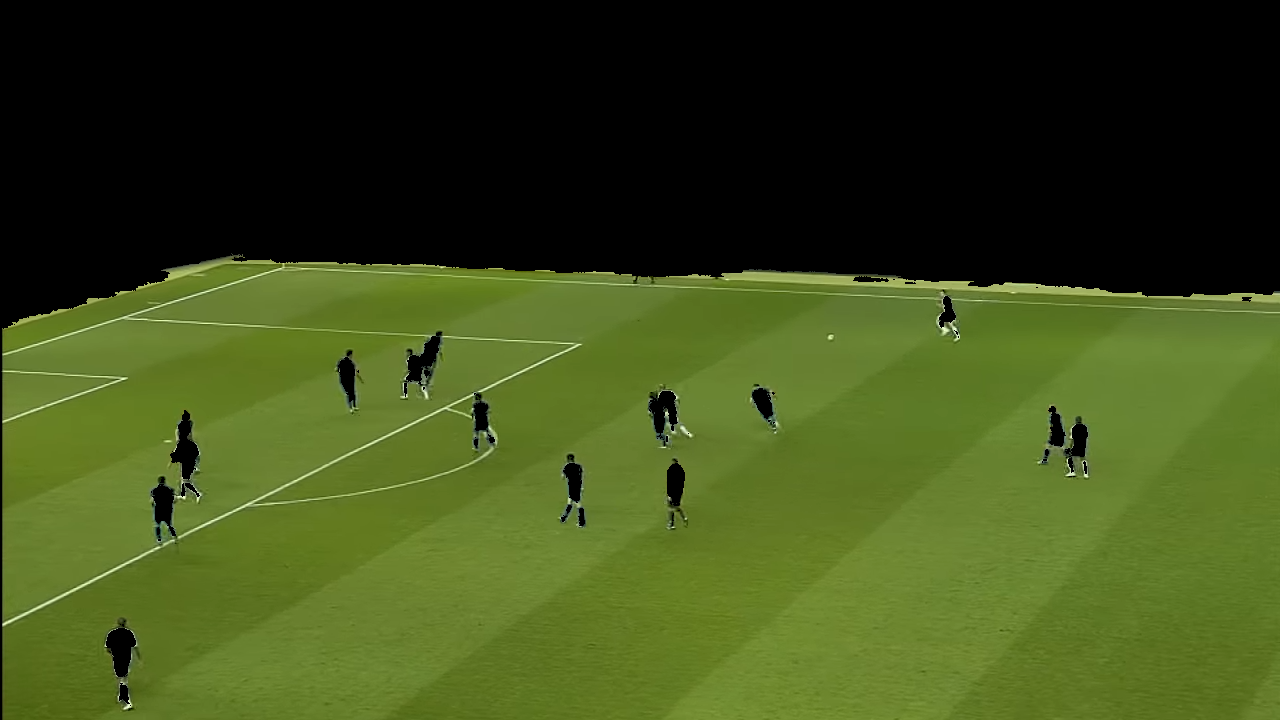
#> input picture New Algorithm Implementation/assets/green_region.png, 1280 x 720 px, found by its file name
$ jupyter execute --allow-errors poi.ipynb
#> lines starting #> are read from the running program, lines starting #| are printed output that depends on the picture; after the words box and inside, x2 and y2 are one past the last pixel; in counts of white or black regions, pixels touching at a corner belong together
[cell 1]
import cv2
import numpy as np
import matplotlib.pyplot as plt

# Load the image
image_path = './assets/merged_lines_of_field.png'
image = cv2.imread(image_path)

# Convert to grayscale
#> (the rest of this cell did not finish here and is left out)

[cell 2]
from skimage import io, color, feature, transform
import matplotlib.pyplot as plt
import numpy as np

# Load the new image
image_path_new = "assets\green_region.png"
image_new = io.imread(image_path_new)
#> image_new is the input picture: shape (720, 1280, 3); mean R, G, B 60.7, 75.2, 25.8

# Convert the new image to grayscale
gray_image_new = color.rgb2gray(image_new)
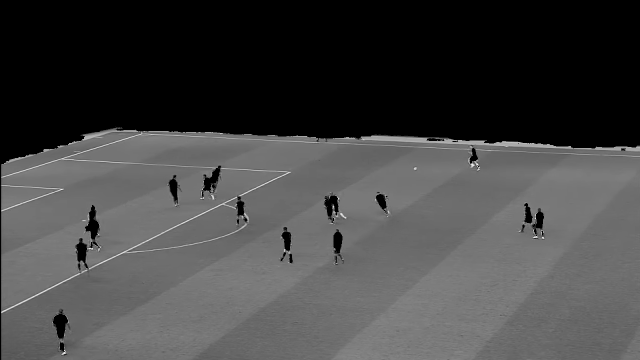
#> gray_image_new: shape (720, 1280) float64 (shown at 1/2 size); min 0, max 0.98, mean 0.269

# Perform edge detection using the Canny algorithm
edges_new = feature.canny(gray_image_new, sigma=2.0)
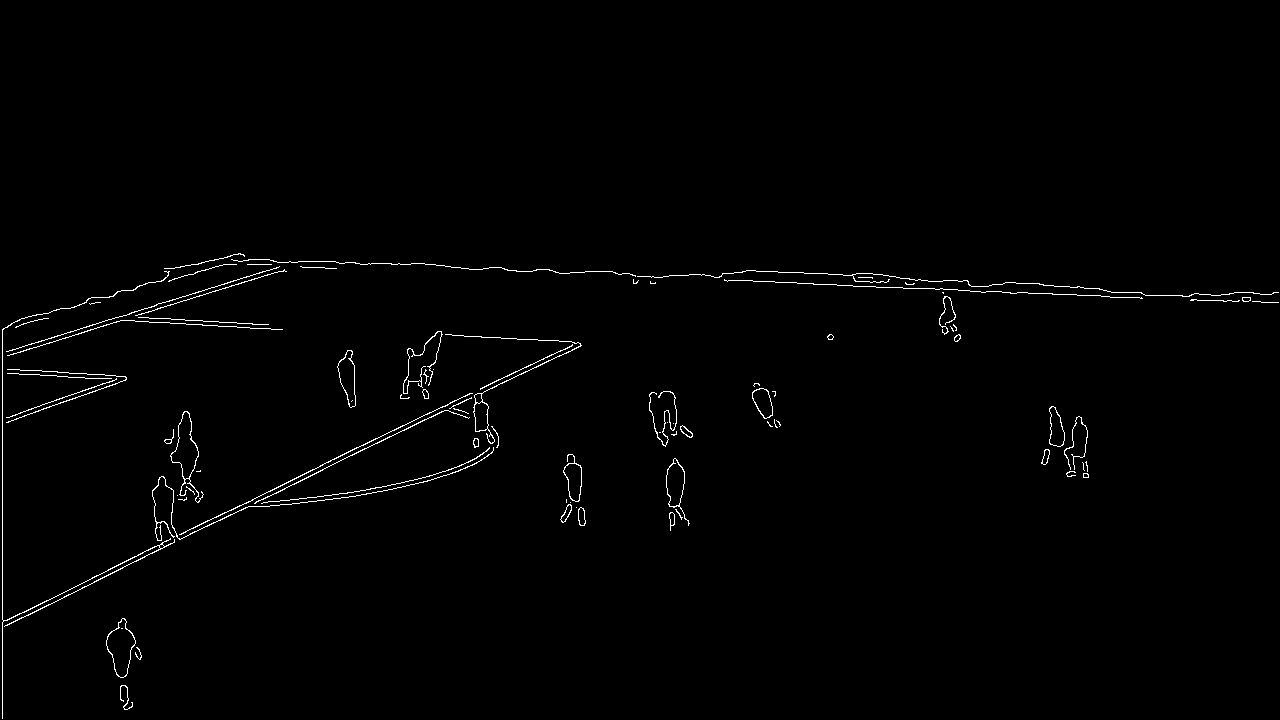
#> edges_new: shape (720, 1280) bool; 0.97% white in thin lines or dots, all inside (x1, y1, x2, y2) = (2, 253, 1279, 719)

# Perform Hough Transform to detect lines
hough_result_new = transform.probabilistic_hough_line(edges_new, threshold=10, line_length=50, line_gap=10)
#> hough_result_new = 73 items

# Filter out lines based on length threshold
def line_length(p0, p1):
    return np.sqrt((p0[0] - p1[0])**2 + (p0[1] - p1[1])**2)

# Function to calculate the midpoint of a line segment
def midpoint(p0, p1):
    return ((p0[0] + p1[0]) / 2, (p0[1] + p1[1]) / 2)

# Calculate midpoints for all detected lines
midpoints = [midpoint(p0, p1) for p0, p1 in hough_result_new]
#> midpoints = 73 pairs, first value 2 to 1234.5, second value 261 to 681.5

length_threshold = 100  # Set a length threshold to filter out small lines
filtered_hough_result = [line for line in hough_result_new if line_length(line[0], line[1]) >= length_threshold]
#> filtered_hough_result = 22 items

# Calculate midpoints for the filtered lines
filtered_midpoints = [midpoint(p0, p1) for p0, p1 in filtered_hough_result]
#> filtered_midpoints = 22 items, first 6: (2, 523.5), (203.5, 527.5), (481.5, 392.5), (303, 474), (63, 597), (355.5, 262.5)

# Display the original image with filtered detected lines
fig, ax = plt.subplots(figsize=(10, 10))
ax.imshow(image_new)
for line in filtered_hough_result:
    p0, p1 = line
    ax.plot((p0[0], p1[0]), (p0[1], p1[1]), '-r')
#> this loop made 22 passes
#> (p0, p1) on passes 1 to 8: ((2, 718), (2, 329)), ((82, 587), (325, 468)), ((404, 430), (559, 355)), ((108, 569), (498, 379)), ((4, 626), (122, 568)), ((410, 264), (301, 261)), ((957, 289), (856, 286)), ((855, 274), (746, 270))
ax.set_title('Filtered Probabilistic Hough Transform')
ax.set_axis_off()

plt.show()
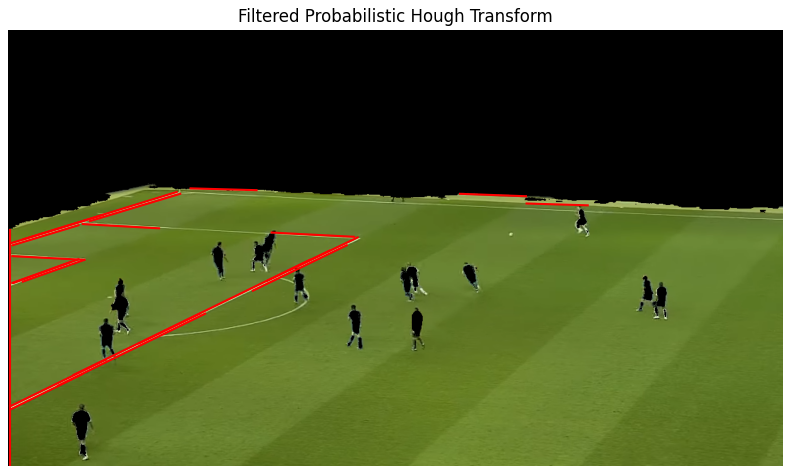
#> figure drawn by matplotlib, 1 panel

# Print the filtered midpoints
filtered_midpoints
#> Out has the same summary as filtered_midpoints

[cell 3]
import matplotlib.pyplot as plt
from skimage import io, color, feature, transform
import numpy as np

# Load the image
image_path = "assets\green_region.png"
image = io.imread(image_path)
gray_image = color.rgb2gray(image)

# Perform edge detection using Canny
edges = feature.canny(gray_image, sigma=2.0)

# Perform Hough transform to detect lines
tested_angles = np.linspace(-np.pi / 2, np.pi / 2, 360)
hspace, angles, distances = transform.hough_line(edges, theta=tested_angles)
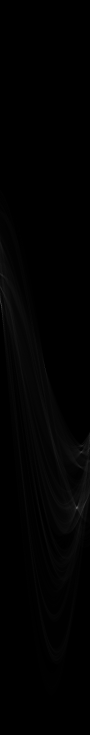
#> hspace: shape (2939, 360) uint64 (shown at 1/4 size); min 0, max 401, mean 3; drawn with min black and max white
#> angles = 360 values from -1.57 to 1.57; distances = 2939 values from -1469 to 1469

# Extract line segments
lines = transform.hough_line_peaks(hspace, angles, distances, threshold=0.3 * np.max(hspace))
#> lines = ([401, 375, 231, 193, 180, 139, 133], [1.12, -1.53, 0.00438, 1.27, -1.52, -1.53, -1.55], [559, -247, 4, 337, -230, -315, -272])

# Filter out small lines and very close parallel lines
filtered_lines = []
min_line_length = 100  # Minimum length of line to keep
min_distance_between_parallel_lines = 10  # Minimum distance between parallel lines

for _, angle, dist in zip(*lines):
    y0 = (dist - 0 * np.cos(angle)) / np.sin(angle)
    y1 = (dist - gray_image.shape[1] * np.cos(angle)) / np.sin(angle)
    line_length = np.sqrt((gray_image.shape[1] - 0) ** 2 + (y1 - y0) ** 2)

    if line_length >= min_line_length:
        too_close = False
        for existing_angle, existing_dist in filtered_lines:
            if (abs(existing_angle - angle) < 0.1 and abs(existing_dist - dist) < min_distance_between_parallel_lines):
                too_close = True
                break
        if not too_close:
            filtered_lines.append((angle, dist))
#> this loop made 7 passes
#> (angle, dist, y0, y1, line_length) on passes 1 to 7: (1.12, 559, 622.3, -3.97, 1425), (-1.53, -247, 247.2, 303.3, 1281.2), (0.00438, 4, 914.2, -291623.5, 292540.5), (1.27, 337, 352.5, -40.01, 1338.8), (-1.52, -230, 230.3, 297.6, 1281.8), (-1.53, -315, 315.3, 371.3, 1281.2), (-1.55, -272, 272, 294.4, 1280.2)
#> after the loop, filtered_lines = [(1.12, 559), (-1.53, -247), (0.00438, 4), (1.27, 337), (-1.52, -230), (-1.53, -315), (-1.55, -272)]

# Plot the detected lines
fig, ax = plt.subplots(figsize=(10, 10))
ax.imshow(gray_image, cmap=plt.cm.gray)

for angle, dist in filtered_lines:
    (x0, y0) = dist * np.array([np.cos(angle), np.sin(angle)])
    ax.axline((x0, y0), slope=np.tan(angle + np.pi/2), color='r')
#> this loop made 7 passes
#> (angle, dist, x0, y0) on passes 1 to 7: (1.12, 559, 245.7, 502.1), (-1.53, -247, -10.8, 246.8), (0.00438, 4, 4, 0.0175), (1.27, 337, 98.8, 322.2), (-1.52, -230, -12.07, 229.7), (-1.53, -315, -13.78, 314.7), (-1.55, -272, -4.76, 272)

ax.set_title('Detected Lines with Hough Transform')
plt.show()
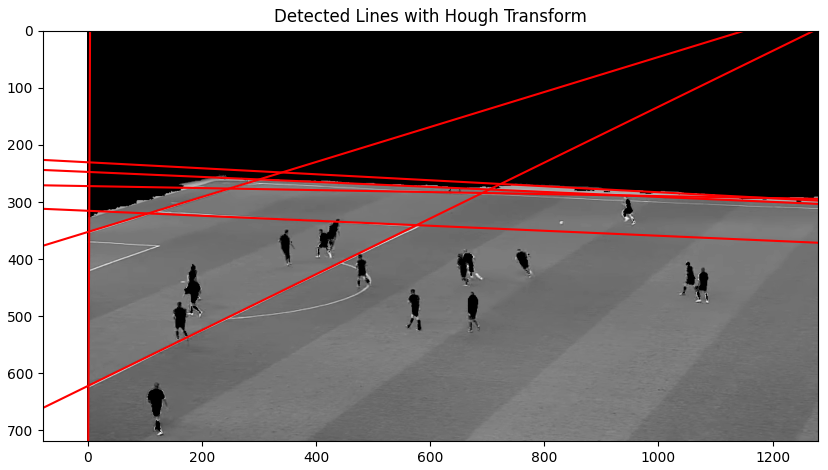
#> figure drawn by matplotlib, 1 panel

[cell 4]
# Plot the remaining lines with their intersection points and line numbers
fig, ax = plt.subplots(figsize=(10, 10))
ax.imshow(gray_image, cmap=plt.cm.gray)

for idx, (angle, dist) in enumerate(filtered_lines):
    (x0, y0) = dist * np.array([np.cos(angle), np.sin(angle)])
    ax.axline((x0, y0), slope=np.tan(angle + np.pi/2), color='r')
    ax.text(x0, y0, str(idx + 1), color='yellow', fontsize=12, weight='bold')  # Number the lines

#> (the rest of this cell did not finish here and is left out)

[cell 5]
def calculate_intersection(line1, line2):
    """Calculate the intersection point of two lines given by (angle, distance) pairs."""
    angle1, dist1 = line1
    angle2, dist2 = line2

    # Lines in parametric form: r = x*cos(theta) + y*sin(theta)
    A = np.array([
        [np.cos(angle1), np.sin(angle1)],
        [np.cos(angle2), np.sin(angle2)]
    ])
    b = np.array([dist1, dist2])

    if np.linalg.det(A) == 0:  # Lines are parallel
        return None

    intersection_point = np.linalg.solve(A, b)
    return intersection_point

# Further filter out lines that are almost parallel to each other
angle_threshold = 0.0000001  # Angle threshold for determining parallel lines
filtered_lines_final = []

for angle, dist in filtered_lines:
    too_close = False
    for existing_angle, existing_dist in filtered_lines_final:
        if abs(existing_angle - angle) < angle_threshold:
            too_close = True
            break
    if not too_close:
        filtered_lines_final.append((angle, dist))
#> this loop made 7 passes
#> after the loop, filtered_lines_final = [(1.12, 559), (-1.53, -247), (0.00438, 4), (1.27, 337), (-1.52, -230), (-1.55, -272)]

# Find and print points of intersection of the remaining lines
intersection_points = []
for i in range(len(filtered_lines_final)):
    for j in range(i + 1, len(filtered_lines_final)):
        point = calculate_intersection(filtered_lines_final[i], filtered_lines_final[j])
        if point is not None:
            intersection_points.append(point)
#> this loop made 6 passes
#> after the loop, intersection_points = [[703.6, 278], [1.28, 621.7], [1477.3, -100.5], [723.5, 268.3], [691.2, 284.1], [2.92, 247.4], [300.4, 260.4], [1928.9, 331.7], [943.9, 288.6], [2.46, 351.7], [2.99, 230.5], [2.81, 272.1], [340.1, 248.2], [248.2, 276.4], [1190.4, 292.9]]

# Print the remaining lines
print("Remaining Lines (angle, distance):")
for line in filtered_lines_final:
    print(line)
#> this loop made 6 passes
#> (printed output is left out)

# Print the points of intersection
print("\nPoints of Intersection (x, y):")
for point in intersection_points:
    print(point)
#> this loop made 15 passes
#> (printed output is left out)

# Plot the remaining lines and their intersection points
fig, ax = plt.subplots(figsize=(10, 10))
ax.imshow(gray_image, cmap=plt.cm.gray)

for angle, dist in filtered_lines_final:
    (x0, y0) = dist * np.array([np.cos(angle), np.sin(angle)])
    ax.axline((x0, y0), slope=np.tan(angle + np.pi/2), color='r')
#> this loop made 6 passes

for point in intersection_points:
    ax.plot(point[0], point[1], 'bo')  # Plot intersection points as blue dots

ax.set_title('Filtered Lines and Intersection Points')
plt.show()
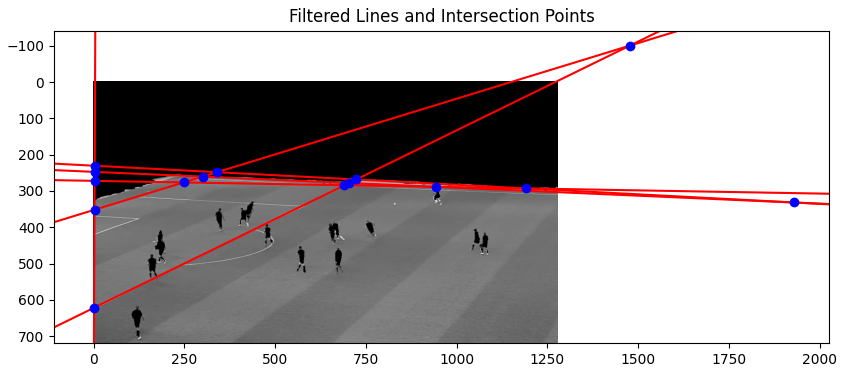
#> figure drawn by matplotlib, 1 panel

[cell 6]
# Plot the remaining lines, their intersection points, and number the lines
fig, ax = plt.subplots(figsize=(10, 10))
ax.imshow(gray_image, cmap=plt.cm.gray)

# Plot and number the lines
for idx, (angle, dist) in enumerate(filtered_lines_final):
    (x0, y0) = dist * np.array([np.cos(angle), np.sin(angle)])
    ax.axline((x0, y0), slope=np.tan(angle + np.pi/2), color='r')
    ax.text(x0, y0, str(idx + 1), color='blue', fontsize=12, bbox=dict(facecolor='white', alpha=0.5))

# Plot the intersection points
for point in intersection_points:
    ax.plot(point[0], point[1], 'bo')  # Plot intersection points as blue dots

ax.set_title('Numbered Lines and Intersection Points')
plt.show()

# Print the remaining lines with their indices
print("Remaining Lines (index, angle, distance):")
for idx, (angle, dist) in enumerate(filtered_lines_final):
    print(f"Line {idx + 1}: (angle={angle}, distance={dist})")
#> this loop made 6 passes
#> (printed output is left out)

[cell 7]
# Plot the remaining lines with their intersection points and line numbers
fig, ax = plt.subplots(figsize=(10, 10))
ax.imshow(gray_image, cmap=plt.cm.gray)

for idx, (angle, dist) in enumerate(filtered_lines_final):
    (x0, y0) = dist * np.array([np.cos(angle), np.sin(angle)])
    ax.axline((x0, y0), slope=np.tan(angle + np.pi/2), color='r')
    ax.text(x0, y0, str(idx + 1), color='yellow', fontsize=12, weight='bold')  # Number the lines

for idx, point in enumerate(intersection_points):
    ax.plot(point[0], point[1], 'bo')  # Plot intersection points as blue dots
    ax.text(point[0], point[1], str(idx + 1), color='blue', fontsize=12, weight='bold')  # Number the points

ax.set_title('Filtered Lines with Intersection Points and Line Numbers')
plt.show()

# Print the remaining lines with their numbers
print("Numbered Lines (angle, distance):")
for idx, line in enumerate(filtered_lines_final):
    print(f"{idx + 1}: {line}")

[cell 8]
import matplotlib.pyplot as plt
from skimage import io, color, feature, transform
import numpy as np

# Load the image
image_path = "assets/green_region.png"
image = io.imread(image_path)
gray_image = color.rgb2gray(image)

# Perform edge detection using Canny
edges = feature.canny(gray_image, sigma=2.0)

# Perform Hough transform to detect lines
tested_angles = np.linspace(-np.pi / 2, np.pi / 2, 360)
#> tested_angles = 360 values from -1.57 to 1.57
hspace, angles, distances = transform.hough_line(edges, theta=tested_angles)

# Extract line segments
lines = transform.hough_line_peaks(hspace, angles, distances, threshold=0.3 * np.max(hspace))

# Filter out small lines and very close parallel lines
filtered_lines = []
min_line_length = 100  # Minimum length of line to keep
min_distance_between_parallel_lines = 10  # Minimum distance between parallel lines

for _, angle, dist in zip(*lines):
    y0 = (dist - 0 * np.cos(angle)) / np.sin(angle)
    y1 = (dist - gray_image.shape[1] * np.cos(angle)) / np.sin(angle)
    line_length = np.sqrt((gray_image.shape[1] - 0) ** 2 + (y1 - y0) ** 2)

    if line_length >= min_line_length:
        too_close = False
        for existing_angle, existing_dist in filtered_lines:
            if (abs(existing_angle - angle) < 0.1 and abs(existing_dist - dist) < min_distance_between_parallel_lines):
                too_close = True
                break
        if not too_close:
            filtered_lines.append((angle, dist))

# Define a function to calculate the intersection of two lines
def calculate_intersection(line1, line2):
    """Calculate the intersection point of two lines given by (angle, distance) pairs."""
    angle1, dist1 = line1
    angle2, dist2 = line2

    # Lines in parametric form: r = x*cos(theta) + y*sin(theta)
    A = np.array([
        [np.cos(angle1), np.sin(angle1)],
        [np.cos(angle2), np.sin(angle2)]
    ])
    b = np.array([dist1, dist2])

    if np.linalg.det(A) == 0:  # Lines are parallel
        return None

    intersection_point = np.linalg.solve(A, b)
    return intersection_point

# Further filter out lines that are almost parallel to each other
angle_threshold = 0.1  # Angle threshold for determining parallel lines
filtered_lines_final = []

for angle, dist in filtered_lines:
    too_close = False
    for existing_angle, existing_dist in filtered_lines_final:
        if abs(existing_angle - angle) < angle_threshold:
            too_close = True
            break
    if not too_close:
        filtered_lines_final.append((angle, dist))
#> after the loop, filtered_lines_final = [(1.12, 559), (-1.53, -247), (0.00438, 4), (1.27, 337)]

# Find and print points of intersection of the remaining lines
intersection_points = []
for i in range(len(filtered_lines_final)):
    for j in range(i + 1, len(filtered_lines_final)):
        point = calculate_intersection(filtered_lines_final[i], filtered_lines_final[j])
        if point is not None:
            intersection_points.append(point)
#> this loop made 4 passes
#> after the loop, intersection_points = [[703.6, 278], [1.28, 621.7], [1477.3, -100.5], [2.92, 247.4], [300.4, 260.4], [2.46, 351.7]]

# Filter out None values from intersection_points
intersection_points = [point for point in intersection_points if point is not None]

# Store the intersection points as pairs of coordinates in a list
intersection_coordinates = [(point[0], point[1]) for point in intersection_points]
#> intersection_coordinates = [(703.6, 278), (1.28, 621.7), (1477.3, -100.5), (2.92, 247.4), (300.4, 260.4), (2.46, 351.7)]

# Print the list of intersection coordinates
print("List of Intersection Coordinates (x, y):")
for coords in intersection_coordinates:
    print(coords)
#> this loop made 6 passes
#> (printed output is left out)

# Plot the remaining lines and their intersection points
fig, ax = plt.subplots(figsize=(10, 10))
ax.imshow(gray_image, cmap=plt.cm.gray)

for idx, (angle, dist) in enumerate(filtered_lines_final):
    (x0, y0) = dist * np.array([np.cos(angle), np.sin(angle)])
    ax.axline((x0, y0), slope=np.tan(angle + np.pi/2), color='r')
    ax.text(x0, y0, str(idx + 1), color='yellow', fontsize=12, weight='bold')  # Number the lines
#> this loop made 4 passes

for idx, point in enumerate(intersection_points):
    ax.plot(point[0], point[1], 'bo')  # Plot intersection points as blue dots
    ax.text(point[0], point[1], str(idx + 1), color='blue', fontsize=12, weight='bold')  # Number the points
#> this loop made 6 passes

ax.set_title('Filtered Lines with Intersection Points and Line Numbers')
plt.show()
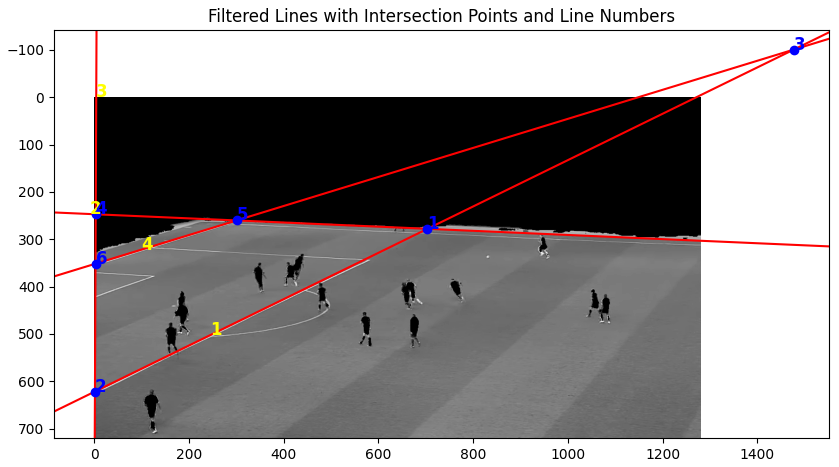
#> figure drawn by matplotlib, 1 panel

# Return the list of intersection coordinates
intersection_coordinates
#> Out has the same summary as intersection_coordinates

[cell 9]
intersection_coordinates
#> Out has the same summary as intersection_coordinates
